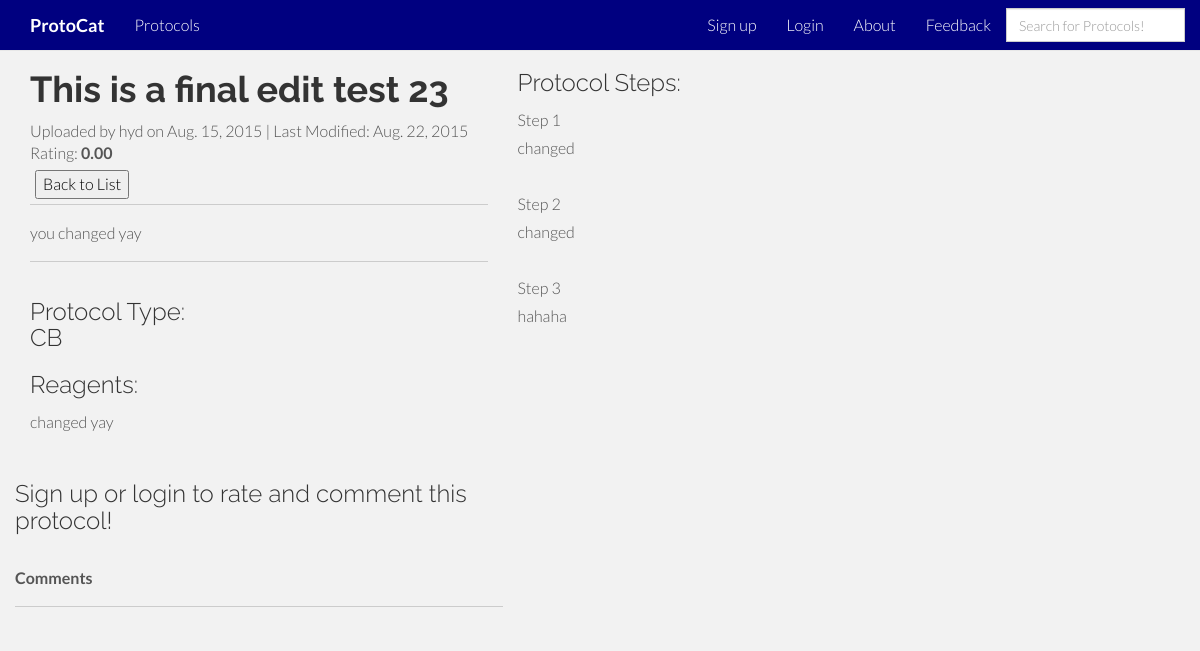
The page /protocol_display/100/ on the database its author committed.
### protocat_app/models.py (models this page shows, shortened)
class Protocol(models.Model):
    id = models.AutoField(primary_key=True)
    title = models.TextField()
    author = models.CharField(max_length=50)
    date_of_upload = models.DateField(auto_now_add=True)
    date_modified = models.DateField(auto_now=True)
    description = models.TextField(blank=True)
    protocol_type = models.CharField(max_length=2, choices=PROTOCOL_TYPES, null=True, blank=True)
    rating = models.DecimalField(
        validators=[MinValueValidator(0.0), MaxValueValidator(5.0)],
        max_digits=3, decimal_places=2, default=2.50)
    num_ratings = models.IntegerField(default=0)
    user_rated = models.TextField(default='')
    reagents = models.TextField(default='')
    protocol_steps = models.TextField(default='')

### protocat_app/views.py (the view)
# urls.py: url(r'^protocol_display/(?P<protocol_id>[0-9]+)/$', views.protocol_display, name='protocol_display'),
def protocol_display(request, protocol_id):
    protocol_items = Protocol.objects.get(id=protocol_id)
    steps = protocol_items.protocol_steps
    current_user = str(request.user)
    return render(request, 'protocat_app/protocol_display.html', {'protocol_items':protocol_items, 'steps':steps,'current_user':current_user})

### protocat_app/templates/protocat_app/protocol_display.html (shortened to what this page needs)
{% extends 'base.html' %}
{% load staticfiles %}
{% load comments %}
{% block content %}
    <div class="container">
        <div class="row">
            <div class="col-md-5">
                <h1><strong>{{protocol_items.title}}</strong></h1>
                Uploaded by {{protocol_items.author}} on
                {{protocol_items.date_of_upload}}
                | Last Modified: {{protocol_items.date_modified}}
                <br>
                Rating: <strong>{{protocol_items.rating}}</strong>
                <br>
                <form action="/protocol_list" style ='float: left; padding: 5px;'>
                    <input type="submit" value="Back to List">
                </form>
                <br>
                <hr>
                {% if protocol_items.description %}
                {{protocol_items.description}}
                <hr>
                {% endif %}
                <div class="row">
                    <div class="col-md-5">
                        <h3>Protocol Type:  {{protocol_items.protocol_type}}</h3>
                        <h3>Reagents: </h3> <p>{{protocol_items.reagents|linebreaksbr}}</p>
                    </div>
                    <div class="row">
                        <div class="col-md-12">
                            {% if not user.is_authenticated %}
                            <h3>Sign up or login to rate and comment this protocol!</h3>
                            {% endif %}
                            <br>
                            <strong>Comments</strong>
                            <hr>
                        </div>
                    </div>
                </div>
            </div>
            <div class="col-md-7">
                <h3>Protocol Steps: </h3> <p>{{steps|linebreaksbr}}</p>
            </div>
        </div>
{% endblock %}
            {% get_comment_form for protocol_items as form %}

### protocat_app/static/stylesheets/root_index.css (style rules this page uses)
body { background-color: #f2f2f2; font-family: "Lato"; font-weight: 300; font-size: 16px; color: #555; padding-top: 50px; -webkit-font-smoothing: antialiased; -webkit-overflow-scrolling: touch; }
h1, h2, h3, h4, h5, h6 { font-family: "Raleway"; font-weight: 300; color: #333; }
p { line-height: 28px; margin-bottom: 25px; }
hr { display: block; height: 1px; border: 0; border-top: 1px solid #ccc; margin: 1em 0; padding: 0; }
input { color:black; }

### rows shown on the page
Protocol: title "This is a final edit test 23", author "hyd", date_of_upload "Aug. 15, 2015", date_modified "Aug. 22, 2015", rating "0.00", description "you changed yay", protocol_type "CB", reagents "changed yay", protocol_steps "Step 1 changed Step 2 changed Step 3 hahaha"
